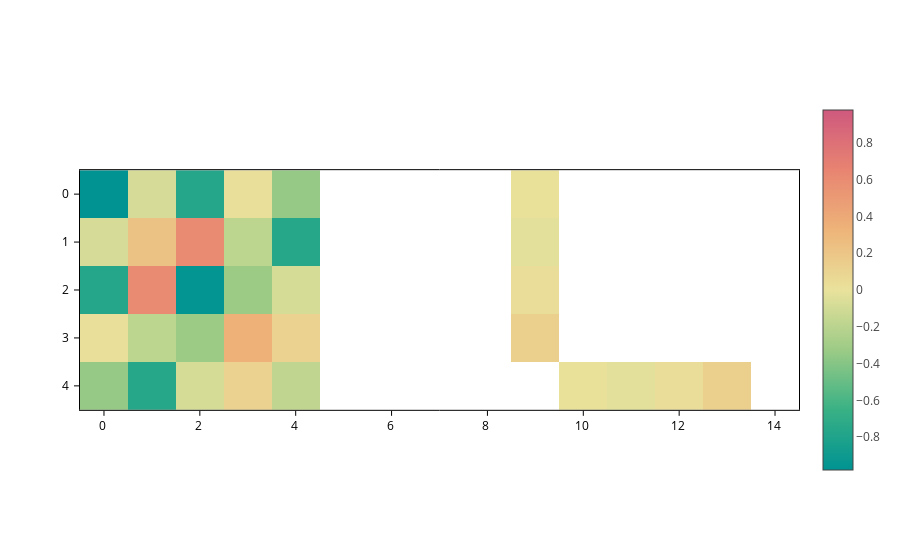

The code cell stored with this chart in its notebook:
### Markdown cell above
## Changing the colorscale

The most obvious thing to tweak here is the colorscale, you can do so by using the `colorscale` input, which, as usual, accepts any colorscale that the plotting backend can understand.

### Code cell
plot.update_inputs(colorscale="temps")

### Figure 1 — Plotly figure (JSON) as saved in the notebook; plotly's stock layout.template omitted (floating-point values rounded to 4 significant figures)
{"data": [{"coloraxis": "coloraxis", "meta": {}, "opacity": 1, "type": "heatmap", "z": [[-0.9789, -0.0809, -0.7685, 0.02144, -0.3461, NaN, NaN, NaN, NaN, 0.01656, NaN, NaN, NaN, NaN, NaN], [-0.0809, 0.2269, 0.6052, -0.1912, -0.7612, NaN, NaN, NaN, NaN, -0.02839, NaN, NaN, NaN, NaN, NaN], [-0.7685, 0.6052, -0.959, -0.3245, -0.09065, NaN, NaN, NaN, NaN, 0.03193, NaN, NaN, NaN, NaN, NaN], [0.02144, -0.1912, -0.3245, 0.341, 0.1142, NaN, NaN, NaN, NaN, 0.1379, NaN, NaN, NaN, NaN, NaN], [-0.3461, -0.7612, -0.09065, 0.1142, -0.1735, NaN, NaN, NaN, NaN, NaN, 0.01656, -0.02839, 0.03193, 0.1379, NaN]], "zsmooth": false}], "layout": {"coloraxis": {"cmid": 0, "colorscale": [[0.0, "rgb(0, 147, 146)"], [0.1667, "rgb(57, 177, 133)"], [0.3333, "rgb(156, 203, 134)"], [0.5, "rgb(233, 226, 156)"], [0.6667, "rgb(238, 180, 121)"], [0.8333, "rgb(232, 132, 113)"], [1.0, "rgb(207, 89, 126)"]], "showscale": true}, "scene": {"aspectmode": "data", "xaxis": {"range": [-0.5, 14.5]}, "yaxis": {"range": [4.5, -0.5]}}, "xaxis": {"constrain": "domain", "range": [-0.5, 14.5], "scaleanchor": "y", "scaleratio": 1}, "yaxis": {"constrain": "domain", "range": [4.5, -0.5]}}}
